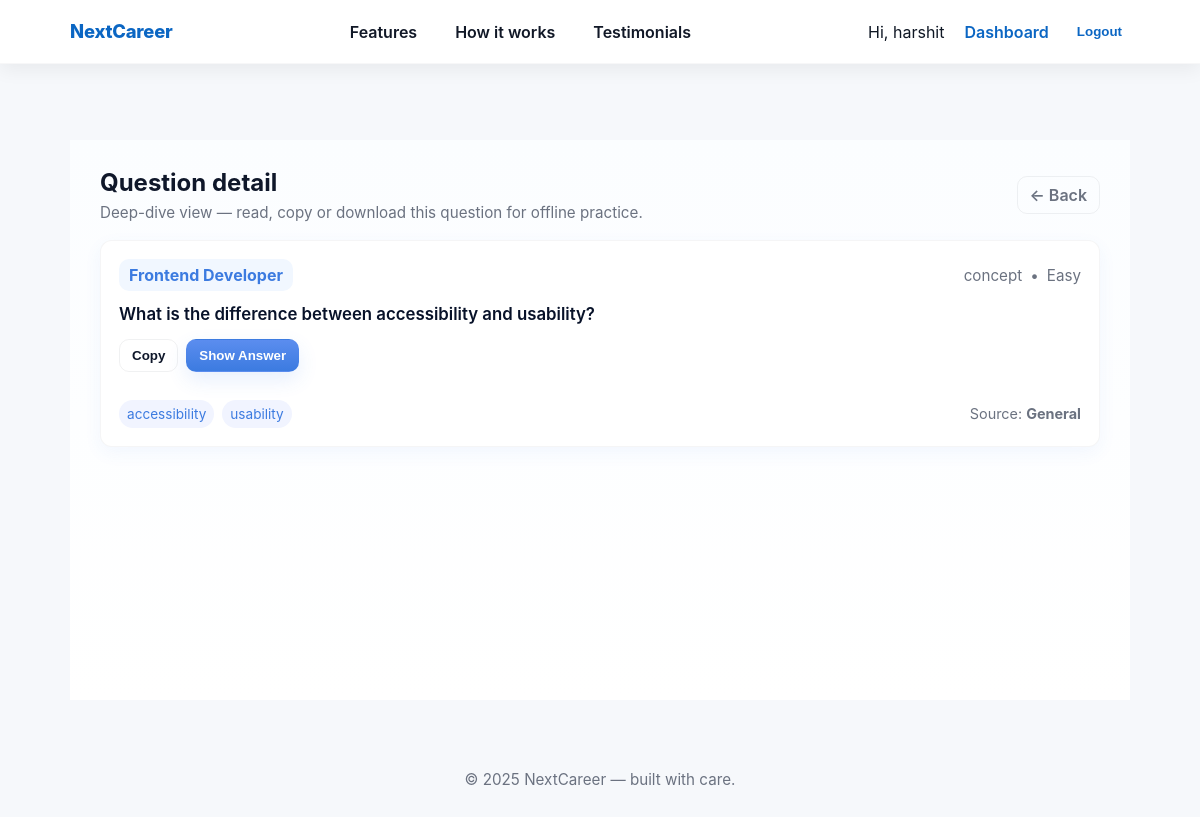
The app's page /prep/question/82/ (signed in) with its own data.
### accounts/models.py (models this page shows, shortened)
class User(AbstractUser):
    ROLE_STUDENT = 'student'
    ROLE_HR = 'hr'
    ROLE_CHOICES = [
        (ROLE_STUDENT, 'Student'),
        (ROLE_HR, 'HR'),
    ]
    role = models.CharField(max_length=20, choices=ROLE_CHOICES, default=ROLE_STUDENT)

### interview/models.py (models this page shows, shortened)
class InterviewQuestion(models.Model):
    role = models.CharField(max_length=120, db_index=True)
    category = models.CharField(max_length=50, choices=CATEGORY_CHOICES, default='important', db_index=True)
    question = models.TextField()
    answer = models.TextField(blank=True)
    tags = models.CharField(max_length=255, blank=True, help_text='comma-separated tags')
    source = models.CharField(max_length=255, blank=True)
    difficulty = models.CharField(max_length=50, blank=True)
    created_at = models.DateTimeField(auto_now_add=True)
    def tag_list(self):
        if not self.tags:
            return []
        return [t.strip().lower() for t in self.tags.split(',') if t.strip()]

### interview/views.py (the view)
# urls.py: path('question/<int:pk>/', views.question_detail, name='question_detail'),
@login_required
def question_detail(request, pk):
    q = get_object_or_404(InterviewQuestion, pk=pk)
    return render(request, "interview/question_detail.html", {"question": q})

### templates/interview/question_detail.html (shortened to what this page needs)
{% extends 'base.html' %}
{% load static %}
{% block content %}
<main class="detail-page">
  <div class="container">
    <header class="detail-header">
      <div>
        <h1 class="title">Question detail</h1>
        <p class="subtitle">Deep-dive view — read, copy or download this question for offline practice.</p>
      </div>
      <div class="header-actions">
        <a href="{% url 'interview:index' %}?page={{ request.GET.page|default:'1' }}" class="btn btn-ghost" aria-label="Back to list">← Back</a>
      </div>
    </header>
    <article class="question-detail-card" role="article" aria-labelledby="question-title">
      <div class="card-top">
        <div class="role">{{ question.role|title }}</div>
        <div class="meta">
          <span class="cat">{{ question.get_category_display }}</span>
          <span class="dot">•</span>
          <span class="difficulty">{{ question.difficulty|default:"N/A"|capfirst }}</span>
        </div>
      </div>
      <h2 id="question-title" class="question-text">{{ question.question|linebreaksbr }}</h2>
      <div class="question-controls">
        <button id="copyBtn" class="btn btn-outline" title="Copy question to clipboard">Copy</button>
        {% if request.user.is_staff %}
          <button id="toggleAnswer" class="btn btn-primary" data-visible="1">Show Answer</button>
        {% else %}
          <button id="toggleAnswer" class="btn btn-primary" data-visible="0">Show Answer</button>
        {% endif %}
      </div>
      <footer class="card-footer">
        <div class="tags">
          {% if question.tag_list %}
            {% for t in question.tag_list %}
              <span class="tag-chip">{{ t }}</span>
            {% endfor %}
          {% elif question.tags %}
            <span class="tag-chip">{{ question.tags }}</span>
          {% endif %}
        </div>
        <div class="meta-right">
          {% if question.source %}
            <div class="meta-small">Source: <strong>{{ question.source }}</strong></div>
          {% endif %}
        </div>
      </footer>
    </article>
  </div>
</main>
{% endblock %}

### templates/base.html (shortened to what this page needs)
{% load static %}
<!doctype html>
<html lang="en">
<head>
</head>
<body>
  {% if request.resolver_match and request.resolver_match.url_name != 'login' and request.resolver_match.url_name != 'signup' %}
    <header>
      <nav class="site-nav" role="navigation" aria-label="Main">
        <div class="nav-inner">
          <a class="brand" href="{% url 'home' %}">NextCareer</a>
          <ul class="nav-links" id="desktop-links" role="menubar">
            <li role="none"><a role="menuitem" href="{% url 'home' %}#features">Features</a></li>
            <li role="none"><a role="menuitem" href="{% url 'home' %}#how-it-works">How it works</a></li>
            <li role="none"><a role="menuitem" href="{% url 'home' %}#testimonials">Testimonials</a></li>
          </ul>
          <div class="nav-actions" id="nav-actions">
            {% if user.is_authenticated %}
              <span class="nav-welcome">Hi, {{ user.first_name|default:user.username }}</span>
              <a class="nav-btn nav-link" href="{% url 'dashboard-redirect' %}">Dashboard</a>
              <form method="post" action="{% url 'logout' %}" class="logout-form" style="display:inline;">
                <button type="submit" class="logout-button" style="background:none;border:0;color:var(--primary);font-weight:700;cursor:pointer">Logout</button>
              </form>
            {% else %}
              <a class="nav-link" href="{% url 'login' %}">Login</a>
              <a class="nav-cta" href="{% url 'signup' %}">Signup</a>
            {% endif %}
          </div>
        </div>
      </nav>
    </header>
  {% else %}
    <header class="auth-header" role="banner">
      <a class="auth-brand" href="{% url 'home' %}">NextCareer</a>
    </header>
  {% endif %}
  <main id="main">
    {% block content %}{% endblock %}
  </main>
  <footer class="site-footer" role="contentinfo">
    <div class="footer-inner">
      &copy; {% now "Y" %} NextCareer — built with care.
    </div>
  </footer>
</body>
</html>

### templates/base.html (style rules this page uses)
:root { --primary: #0b66c3; --primary-600: #0954a8; --bg: #f9fafb; --surface: #ffffff; --white: #fff; --muted: #6b7280; --text: #0f1724; --radius: 10px; --gap: 14px; --shadow-1: 0 6px 18px rgba(2,6,23,0.06); --shadow-2: 0 12px 30px rgba(2,6,23,0.08); --focus-ring: 3px solid rgba(11,102,195,0.12); --max-width: 1100px; --motion: 180ms; --easing: cubic-bezier(.2,.9,.3,1); --header-h: 64px; --header-h-mobile: 56px; }
* { box-sizing:border-box }
html,body { height:100%;margin:0;background:var(--bg);color:var(--text);font-family:Inter,system-ui,-apple-system,"Segoe UI",Roboto,"Helvetica Neue",Arial;-webkit-font-smoothing:antialiased }
a { color:inherit;text-decoration:none }
.site-nav { background:var(--surface); box-shadow:var(--shadow-1); position:fixed; top:0; left:0; right:0; width:100%; height: var(--header-h); z-index:9999; border-bottom:1px solid rgba(15,23,36,0.03); backdrop-filter: blur(4px) saturate(110%); }
.nav-inner { max-width:var(--max-width); margin:0 auto; height:100%; display:flex; align-items:center; justify-content:space-between; gap:var(--gap); padding:0 20px; border-radius:999px; }
.brand, .auth-brand { font-weight:800; color:var(--primary); text-decoration:none; display:inline-flex; align-items:center; line-height:1; height:100% }
.brand { font-size:1.15rem; letter-spacing:-0.01em }
.nav-links { display:flex; gap:14px; list-style:none; padding:0; margin:0; align-items:center; height:100%; }
.nav-links a { display:inline-flex; align-items:center; height:100%; color:#111827; padding:0 12px; border-radius:8px; font-weight:600; transition: background var(--motion) var(--easing), transform var(--motion) var(--easing), color var(--motion) var(--easing); }
.nav-actions { display:flex; align-items:center; gap:12px; height:100% }
.nav-link { color:var(--primary); font-weight:600; padding:0 8px; border-radius:8px; display:inline-flex; align-items:center; height:100% }
.logout-button { background:none;border:0;color:var(--primary);font-weight:700;cursor:pointer;padding:0 8px;border-radius:8px; height:38px; display:inline-flex; align-items:center }
main { max-width:var(--max-width); margin:28px auto; padding: calc(var(--header-h) + 20px) 20px 0; min-height:50vh; }
.site-footer { background:transparent; padding:30px 0; color:var(--muted); text-align:center; font-size:0.95rem; margin-top:40px }

### records on screen
User: first_name "harshit"
InterviewQuestion: role "Frontend Developer", category "concept", difficulty "Easy", question "What is the difference between accessibility and usability?", source "General"

### other values on screen
{{ t }} "accessibility" "usability"
